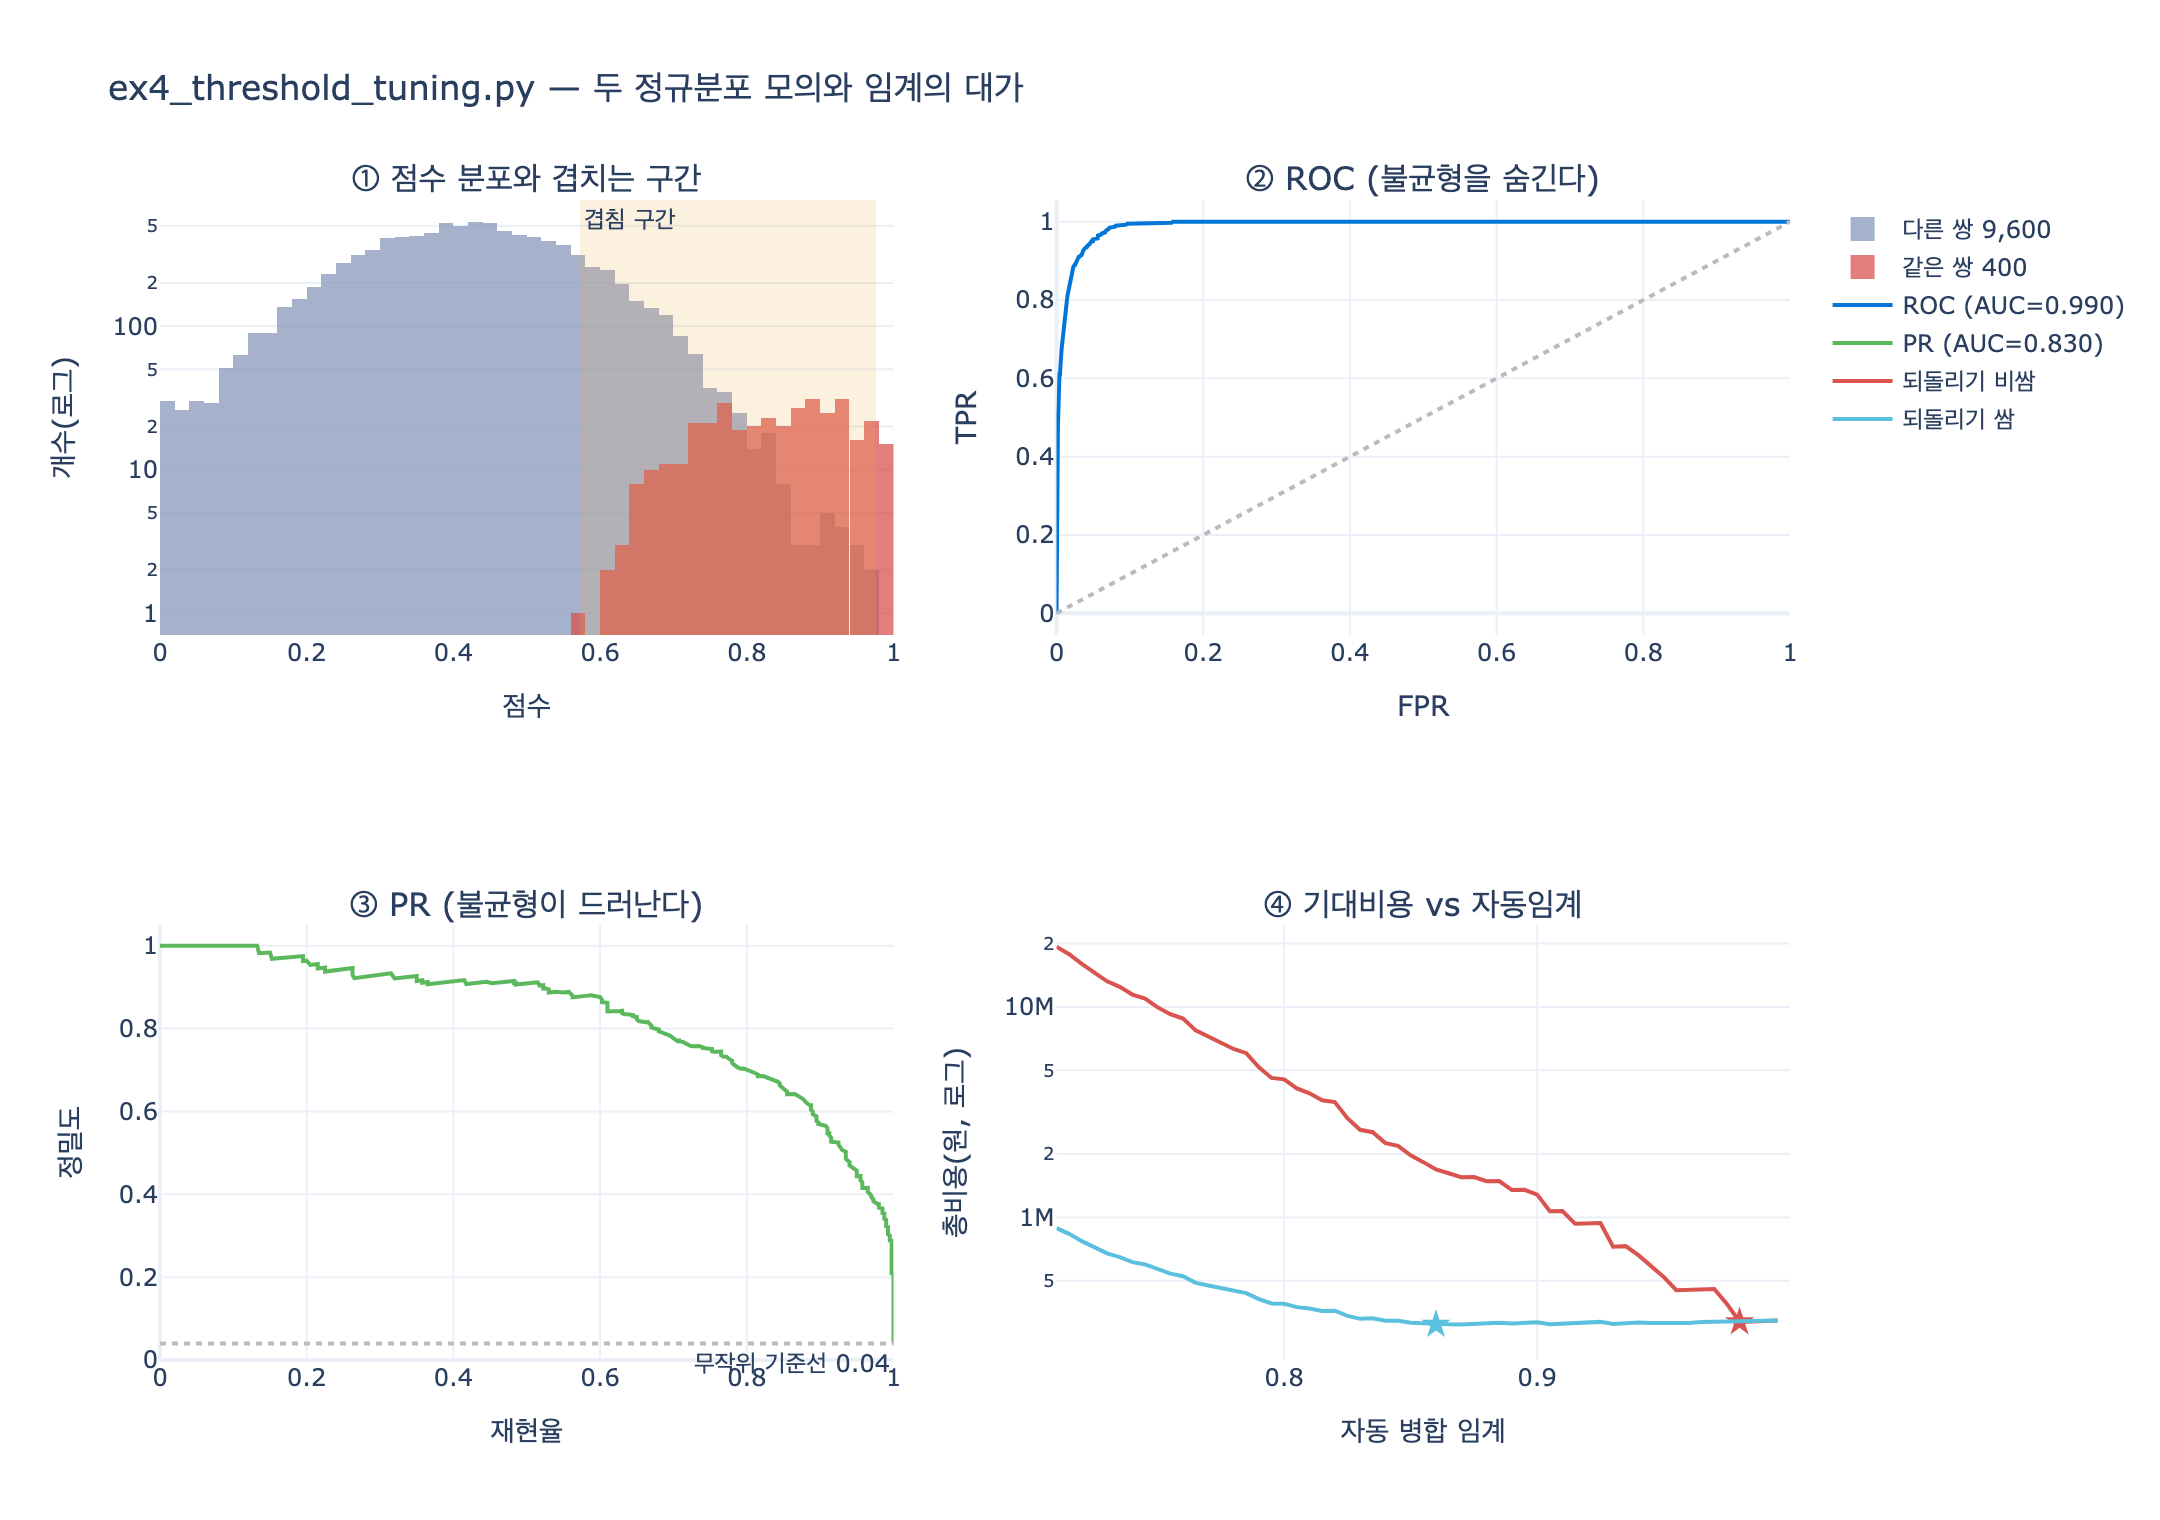

Python code for this plot:
# %% [markdown]
# # `ex4_threshold_tuning.py`는 점수 분포를 어떻게 모의하는가
#
# 정답 한 줄:
#
# > 같은 쌍 400개는 $N(0.86,\ 0.11^2)$, 다른 쌍 9,600개는 $N(0.42,\ 0.15^2)$인
# > 정규분포로 만들고, 두 분포가 **겹치는 구간**을 남겨 둔다.
#
# 핵심은 세 가지다.
#
# 1. **두 개의 정규분포**로 «같은 쌍」과 «다른 쌍」의 점수를 따로 뽑는다.
# 2. 평균이 $0.86$ 대 $0.42$로 떨어져 있지만 표준편차가 $0.11,\ 0.15$라
#    꼬리가 서로 침범한다 — 즉 **한 임계로는 절대 깔끔하게 못 자른다**.
# 3. 개수 비가 $400 : 9{,}600 = 4\% : 96\%$ 다. 이 **클래스 불균형**이
#    정밀도를 깎는 주범이다.
#
# 아래에서 asset의 시뮬레이션을 시드까지 그대로 재현하고,
# 임계 스윕 표 → 이론값 대조 → ROC/PR → 기대비용 최소화까지 밟아 본다.

# %%
# 필요 패키지: numpy, scipy, plotly, kaleido
#   pip install numpy scipy plotly kaleido
import os
import random

import numpy as np
from scipy.stats import norm


def _show(fig):
    try:
        from IPython import get_ipython
        if get_ipython() is not None:  # VSCode 셀/Jupyter에서만 렌더링
            fig.show()
    except ImportError:
        pass


try:
    _HERE = os.path.dirname(os.path.abspath(__file__))
except NameError:
    _HERE = os.getcwd()

print("준비 완료:", _HERE)
# 출력: 준비 완료: .../.fm/hints/846da6ba-8ab1-4868-9889-93251a0f6cdf


# %% [markdown]
# ## 1. asset의 시뮬레이션을 그대로 재현
#
# `ex4_threshold_tuning.py`의 해당 부분은 딱 네 줄이다.
#
# ```python
# random.seed(20260801)
# SAME = [min(1.0, max(0.0, random.gauss(0.86, 0.11))) for _ in range(400)]
# DIFF = [min(1.0, max(0.0, random.gauss(0.42, 0.15))) for _ in range(9_600)]
# ```
#
# - `random.gauss(mu, sigma)` — 평균 $\mu$, 표준편차 $\sigma$인 정규분포에서 한 개 뽑기.
# - `min(1.0, max(0.0, ...))` — 점수는 «닮은 정도」이므로 $[0,1]$ 밖으로 나가면 **자른다**(clip).
# - 시드를 박아 두었으니 몇 번 돌려도 같은 표가 나온다. 재현 가능한 실험의 최소 조건.

# %%
random.seed(20260801)

SAME = [min(1.0, max(0.0, random.gauss(0.86, 0.11))) for _ in range(400)]
DIFF = [min(1.0, max(0.0, random.gauss(0.42, 0.15))) for _ in range(9_600)]

same = np.array(SAME)
diff = np.array(DIFF)

print(f"같은 쌍 {len(SAME)}개  평균 {same.mean():.4f}  표준편차 {same.std(ddof=1):.4f}"
      f"  최소 {same.min():.4f}  최대 {same.max():.4f}")
print(f"다른 쌍 {len(DIFF):,}개  평균 {diff.mean():.4f}  표준편차 {diff.std(ddof=1):.4f}"
      f"  최소 {diff.min():.4f}  최대 {diff.max():.4f}")
print(f"양성 비율(=같은 쌍 비율) {len(SAME) / (len(SAME) + len(DIFF)):.2%}")
print(f"clip 으로 1.0 에 붙은 개수: {(same >= 1.0).sum()}개, "
      f"0.0 에 붙은 개수: {(diff <= 0.0).sum()}개")
# 출력: 같은 쌍 400개  평균 0.8495  표준편차 0.1022  최소 0.5722  최대 1.0000
# 출력: 다른 쌍 9,600개  평균 0.4208  표준편차 0.1513  최소 0.0000  최대 0.9760
# 출력: 양성 비율(=같은 쌍 비율) 4.00%
# 출력: clip 으로 1.0 에 붙은 개수: 34개, 0.0 에 붙은 개수: 21개
#
# 표본평균/표본표준편차가 지정값(0.86/0.11, 0.42/0.15) 근처에 붙는다.
# 다른 쌍은 0.4208/0.1513 로 거의 일치. 같은 쌍 평균이 0.8495 로 살짝 낮은 건
# **clip 때문**이다. 1.0 을 넘긴 34개가 전부 1.0 으로 눌리면서 평균을 끌어내린다.
# (표준오차는 각각 0.11/√400 ≈ 0.0055, 0.15/√9600 ≈ 0.0015)

# %% [markdown]
# ## 2. 겹치는 구간이 실제로 있는가
#
# 두 분포가 만나는 구간을 눈으로 확인한다.
# 「같은 쌍의 최솟값」과 「다른 쌍의 최댓값」 사이가 곧 **모호 구간**이다.

# %%
lo, hi = same.min(), diff.max()
print(f"같은 쌍 최솟값 {lo:.4f}  <  다른 쌍 최댓값 {hi:.4f}  → 구간 [{lo:.2f}, {hi:.2f}] 이 겹친다")

for t in (0.55, 0.65, 0.75, 0.85, 0.95):
    n_same = int((same >= t).sum())
    n_diff = int((diff >= t).sum())
    print(f"  임계 {t:.2f} 이상: 같은 쌍 {n_same:>3}개 / 다른 쌍 {n_diff:>4}개")
# 출력: 같은 쌍 최솟값 0.5722  <  다른 쌍 최댓값 0.9760  → 구간 [0.57, 0.98] 이 겹친다
# 출력:   임계 0.55 이상: 같은 쌍 400개 / 다른 쌍 1888개
# 출력:   임계 0.65 이상: 같은 쌍 390개 / 다른 쌍  638개
# 출력:   임계 0.75 이상: 같은 쌍 319개 / 다른 쌍  136개
# 출력:   임계 0.85 이상: 같은 쌍 211개 / 다른 쌍   24개
# 출력:   임계 0.95 이상: 같은 쌍  78개 / 다른 쌍    3개
#
# 임계 0.55 에서는 같은 쌍 400개를 다 잡지만 다른 쌍 1,888개가 같이 넘어온다 → 자동 병합하면 참사.
# 임계 0.95 로 올리면 다른 쌍은 3개뿐이지만 같은 쌍도 78개만 잡는다 → 322개를 놓친다.
# 겹침 구간이 [0.57, 0.98] 로 **점수 범위의 절반 가까이**다.
# «겹침이 있다」는 말은 곧 «한 임계로는 두 오류를 동시에 못 없앤다」는 말이다.

# %% [markdown]
# ## 3. 임계 스윕 — asset의 표를 복원
#
# asset은 임계를 **두 개** 둔다.
#
# - $s \ge \text{high}$ → 자동 병합
# - $s < \text{low}$ → 무시
# - $\text{low} \le s < \text{high}$ → 사람 검토
#
# 지표 정의는 이렇다. $S$는 같은 쌍(양성) 집합, $D$는 다른 쌍(음성) 집합.
#
# $$\text{TP} = |\{s \in S : s \ge \text{high}\}|,\quad
#   \text{FP} = |\{s \in D : s \ge \text{high}\}|$$
#
# $$\text{정밀도} = \frac{\text{TP}}{\text{TP}+\text{FP}},\qquad
#   \text{재현율} = \frac{\text{TP}}{|S|}$$
#
# 여기서 **FP = 오병합 수**, **FN = 놓침(= $s < \text{low}$ 인 양성)**,
# **사람 검토 = 두 임계 사이에 낀 전부**다.

# %%
def evaluate(high, low):
    tp = sum(1 for s in SAME if s >= high)
    fp = sum(1 for s in DIFF if s >= high)
    fn = sum(1 for s in SAME if s < low)
    review = sum(1 for s in SAME + DIFF if low <= s < high)
    prec = tp / (tp + fp) if tp + fp else 0.0
    rec = tp / len(SAME)
    return prec, rec, fp, fn, review


GRID = ((0.95, 0.80), (0.90, 0.70), (0.85, 0.55),
        (0.75, 0.55), (0.65, 0.50), (0.55, 0.50))

print(f"{'자동임계':>7} {'검토하한':>8} {'정밀도':>7} {'재현율':>7} "
      f"{'오병합':>7} {'놓침':>7} {'사람검토':>9}")
print("-" * 62)
rows = []
for high, low in GRID:
    p, r, fp, fn, rv = evaluate(high, low)
    rows.append((high, low, p, r, fp, fn, rv))
    print(f"{high:>7.2f} {low:>8.2f} {p:>7.3f} {r:>7.3f} {fp:>7,} {fn:>7,} {rv:>9,}")
# 출력:    자동임계     검토하한     정밀도     재현율     오병합      놓침      사람검토
# 출력: --------------------------------------------------------------
# 출력:    0.95     0.80   0.963   0.195       3     136       243
# 출력:    0.90     0.70   0.911   0.357      14      35       514
# 출력:    0.85     0.55   0.898   0.527      24       0     2,053
# 출력:    0.75     0.55   0.701   0.797     136       0     1,833
# 출력:    0.65     0.50   0.379   0.975     638       0     2,262
# 출력:    0.55     0.50   0.175   1.000   1,888       0     1,002
#
# 읽는 법 — 위에서 아래로 내려갈수록 «과감해진다».
#  - 0.95/0.80 → 정밀도 0.963, 오병합 3개. 대신 재현율 0.195 에 놓침 136개.
#    자동으로 처리한 게 78건뿐이니 «거의 다 사람에게 넘긴」 셈.
#  - 0.85/0.55 → 정밀도 0.898, 재현율 0.527. 놓침 0(모든 양성이 0.57 이상이라). 검토 2,053건.
#  - 0.75/0.55 → 재현율 0.797 로 뛰지만 오병합 136개. 정밀도 0.701 — 자동 병합 3건 중 1건이 오답.
#  - 0.55/0.50 → 재현율 1.000 이지만 정밀도 0.175. 자동 병합한 2,288건 중 1,888건이 «틀린 병합».
# 세 열(정밀도·오병합·사람검토)이 서로 반대로 움직인다. 공짜 점심이 없다는 게 표의 전부다.

# %% [markdown]
# ## 4. 이론값과 대조 — 정규분포 누적분포로 오류율 계산
#
# 시뮬레이션 숫자는 «표본」이다. 참값은 정규분포의 누적분포함수 $\Phi$로 바로 나온다.
# 표준화를 쓰면,
#
# $$P(S \ge t) = P\!\left(Z \ge \frac{t-\mu}{\sigma}\right) = 1 - \Phi\!\left(\frac{t-\mu}{\sigma}\right)$$
#
# 그래서 기대 개수는
#
# $$E[\text{TP}] = 400\left(1-\Phi\!\left(\tfrac{t-0.86}{0.11}\right)\right),\qquad
#   E[\text{FP}] = 9{,}600\left(1-\Phi\!\left(\tfrac{t-0.42}{0.15}\right)\right)$$
#
# clip 은 상관없다. $1.0$ 으로 잘린 값도 $t \le 1$ 이면 여전히 $t$ 이상이므로
# **위쪽 꼬리 확률은 clip 전과 같다**. (아래쪽도 마찬가지)

# %%
MU_S, SD_S, N_S = 0.86, 0.11, 400
MU_D, SD_D, N_D = 0.42, 0.15, 9_600

print(f"{'임계':>5} {'TP실측':>7} {'TP이론':>8} {'FP실측':>7} {'FP이론':>8} "
      f"{'정밀도실측':>10} {'정밀도이론':>10}")
print("-" * 64)
for t in (0.55, 0.65, 0.75, 0.85, 0.90, 0.95):
    tp_obs = int((same >= t).sum())
    fp_obs = int((diff >= t).sum())
    tp_th = N_S * norm.sf(t, MU_S, SD_S)       # sf = 1 - cdf (생존함수)
    fp_th = N_D * norm.sf(t, MU_D, SD_D)
    p_obs = tp_obs / (tp_obs + fp_obs) if tp_obs + fp_obs else 0.0
    p_th = tp_th / (tp_th + fp_th)
    print(f"{t:>5.2f} {tp_obs:>7} {tp_th:>8.1f} {fp_obs:>7} {fp_th:>8.1f} "
          f"{p_obs:>10.3f} {p_th:>10.3f}")
# 출력:    임계    TP실측     TP이론    FP실측     FP이론      정밀도실측      정밀도이론
# 출력: ----------------------------------------------------------------
# 출력:  0.55     400    399.0    1888   1853.4      0.175      0.177
# 출력:  0.65     390    388.7     638    600.9      0.379      0.393
# 출력:  0.75     319    336.5     136    133.5      0.701      0.716
# 출력:  0.85     211    214.5      24     19.9      0.898      0.915
# 출력:  0.90     143    143.2      14      6.6      0.911      0.956
# 출력:  0.95      78     82.7       3      2.0      0.963      0.977
#
# 이론과 실측이 잘 맞는다. 시뮬레이션은 «정규분포 가정을 표본으로 실현한 것」에 불과함이 확인된다.
# 어긋나는 곳은 전부 **꼬리**다. t=0.90 의 FP 기대값이 6.6 인데 실측 14 —
# 개수가 한 자릿수면 포아송 요동(표준편차 ≈ √6.6 ≈ 2.6)이 상대적으로 크다.
# 교훈 두 개:
#  1) 「오병합 0건 관측」은 「오병합 확률 0」이 아니다. 표본이 작아서 안 보였을 수 있다.
#  2) 그래서 임계는 관측 표뿐 아니라 **이론 꼬리 확률**로도 검산해야 한다.

# %% [markdown]
# ## 5. 클래스 불균형이 정밀도를 깎는 방식
#
# 각 쌍 하나만 보면 임계 $0.85$ 에서 다른 쌍이 넘어올 확률은
#
# $$1-\Phi\!\left(\frac{0.85-0.42}{0.15}\right) = 1-\Phi(2.87) \approx 0.0021$$
#
# 0.2%다. 아주 좋아 보인다. 그런데 다른 쌍이 **9,600개**다.
# $9{,}600 \times 0.00207 \approx 20$개가 넘어온다. 양성은 400개뿐이고
# 그중 임계를 넘는 건 약 214개니, 오병합 20개는 무시할 수 없다.
#
# 정밀도를 베이즈 형태로 쓰면 원인이 드러난다. 양성 비율(사전확률)을 $\pi$라 하면
#
# $$\text{정밀도} = \frac{\pi \cdot \text{TPR}}{\pi \cdot \text{TPR} + (1-\pi)\cdot \text{FPR}}$$
#
# $\pi$가 작아질수록 분모의 두 번째 항이 커진다. **분류기 성능은 그대로인데 정밀도만 떨어진다.**

# %%
def precision_at(t, pi):
    """양성 비율 pi 일 때의 이론 정밀도."""
    tpr = norm.sf(t, MU_S, SD_S)
    fpr = norm.sf(t, MU_D, SD_D)
    return pi * tpr / (pi * tpr + (1 - pi) * fpr)


print(f"{'임계':>5} {'TPR':>7} {'FPR':>8} | " + " ".join(f"{f'π={p:.0%}':>9}" for p in (0.5, 0.2, 0.04, 0.01)))
print("-" * 64)
for t in (0.65, 0.75, 0.85, 0.95):
    tpr, fpr = norm.sf(t, MU_S, SD_S), norm.sf(t, MU_D, SD_D)
    cells = " ".join(f"{precision_at(t, p):>9.3f}" for p in (0.5, 0.2, 0.04, 0.01))
    print(f"{t:>5.2f} {tpr:>7.3f} {fpr:>8.5f} | {cells}")
# 출력:    임계     TPR      FPR |     π=50%     π=20%      π=4%      π=1%
# 출력: ----------------------------------------------------------------
# 출력:  0.65   0.972  0.06260 |     0.939     0.795     0.393     0.136
# 출력:  0.75   0.841  0.01390 |     0.984     0.938     0.716     0.379
# 출력:  0.85   0.536  0.00207 |     0.996     0.985     0.915     0.723
# 출력:  0.95   0.207  0.00021 |     0.999     0.996     0.977     0.910
#
# 같은 임계 0.65 에서 정밀도가 0.939(균형) → 0.393(4%) → 0.136(1%) 로 무너진다.
# 분류기는 하나도 안 변했다. TPR 0.972, FPR 0.0626 는 세 열에서 동일하다.
# 바뀐 건 «후보 중 진짜의 비율」뿐이다.
# 임계 0.85 의 FPR 은 0.00207 — 0.2%다. 그런데 9,600 × 0.00207 ≈ 20개가 넘어온다.
# 실무 함의: 블로킹으로 후보 쌍 수를 줄이면(π 를 키우면) 같은 점수 모델로도 정밀도가 오른다.
# 14장이 블로킹(ex1)과 임계(ex4)를 같은 장에 둔 이유다.

# %% [markdown]
# ## 6. ROC 와 PR 곡선
#
# - **ROC**: $x=\text{FPR}$, $y=\text{TPR}$. 클래스 비율과 무관 → 불균형을 «숨긴다».
# - **PR**: $x=\text{재현율}$, $y=\text{정밀도}$. 불균형을 그대로 보여 준다.
#
# 불균형 문제에서 ROC-AUC만 보고 «성능 좋다」고 하면 낚인다. 아래 숫자가 그 증거다.

# %%
ts = np.linspace(0.0, 1.0001, 1001)
tpr_curve = np.array([(same >= t).mean() for t in ts])
fpr_curve = np.array([(diff >= t).mean() for t in ts])
tp_curve = tpr_curve * N_S
fp_curve = fpr_curve * N_D
with np.errstate(invalid="ignore", divide="ignore"):
    prec_curve = np.where(tp_curve + fp_curve > 0, tp_curve / (tp_curve + fp_curve), 1.0)

# AUC (FPR 증가 방향으로 정렬해 사다리꼴 적분)
order = np.argsort(fpr_curve)
roc_auc = np.trapezoid(tpr_curve[order], fpr_curve[order])
order_r = np.argsort(tpr_curve)
pr_auc = np.trapezoid(prec_curve[order_r], tpr_curve[order_r])

print(f"ROC-AUC = {roc_auc:.4f}   (1.0 이 완벽, 0.5 가 동전던지기)")
print(f"PR-AUC  = {pr_auc:.4f}   (양성 비율 0.04 가 무작위 기준선)")
print(f"두 정규분포의 이론 AUC = {norm.cdf((MU_S - MU_D) / np.hypot(SD_S, SD_D)):.4f}")
# 출력: ROC-AUC = 0.9903   (1.0 이 완벽, 0.5 가 동전던지기)
# 출력: PR-AUC  = 0.8300   (양성 비율 0.04 가 무작위 기준선)
# 출력: 두 정규분포의 이론 AUC = 0.9910
#
# ROC-AUC 0.990 — «거의 완벽한 모델»처럼 보인다. 실제로는 위 표에서 봤듯이
# 임계 0.65 에서 정밀도가 0.379 로 무너진다. ROC 는 그 사실을 전혀 안 보여 준다.
# PR-AUC 0.830 이 그보다 정직한 요약이다(무작위 기준선은 0.04).
# 이론 AUC 는 Φ((μ_S-μ_D)/√(σ_S²+σ_D²)) = Φ(0.44/0.1860) = Φ(2.366) = 0.9910 으로 바로 나온다.
# 시뮬레이션 0.9903 과 소수점 셋째 자리까지 맞는다 — 모의가 의도대로 됐다는 뜻.

# %% [markdown]
# ## 7. 기대비용 최소화 — «임계를 어디에 둘 것인가»
#
# asset이 준 숫자를 그대로 쓴다.
#
# - 사람 한 건 검토: 400원
# - 오병합 하나 수습: 2시간 ≈ 검토 180건 ≈ 72,000원
# - 놓침 하나: 여기서는 검토 5건(2,000원)으로 가정 — 나중에 발견되면 다시 붙이면 되니 싸다
#
# 총비용은
#
# $$C(\text{high}) = c_{\text{fp}}\cdot \text{FP}(\text{high}) + c_{\text{rv}}\cdot \text{Review}(\text{high}) + c_{\text{fn}}\cdot \text{FN}(\text{low})$$
#
# 이 함수를 임계에 대해 최소화하면 «어디」가 답으로 나온다.
# 되돌리기가 싸지면($c_{\text{fp}}$ 가 5분 ≈ 3,000원) 최적 임계가 어떻게 내려가는지도 본다.
# `low` 는 $0.70$ 으로 고정한다 — FN 은 `low` 만으로 정해지므로 `high` 최적화에는 상수다.

# %%
C_REVIEW, C_FN = 400, 2_000
LOW = 0.70
highs = np.round(np.arange(0.71, 0.996, 0.005), 3)

FN_FIXED = int((same < LOW).sum())   # low 로만 결정된다. high 와 무관.
print(f"놓침(FN) = {FN_FIXED}개 — low={LOW} 가 정하며 high 를 어디에 두든 변하지 않는다\n")


def cost_parts(h, c_fp):
    fp = int((diff >= h).sum())
    rv = int(((same >= LOW) & (same < h)).sum() + ((diff >= LOW) & (diff < h)).sum())
    return c_fp * fp, C_REVIEW * rv, C_FN * FN_FIXED, fp, rv


def cost_curve(c_fp):
    return np.array([sum(cost_parts(h, c_fp)[:3]) for h in highs], dtype=float)


for label, c_fp in (("되돌리기 비쌈 (2시간 = 72,000원)", 72_000),
                    ("되돌리기 쌈 (5분 = 3,000원)", 3_000)):
    print(label)
    print(f"  {'임계':>5} {'오병합':>6} {'검토':>6} {'오병합비용':>12} {'검토비용':>10} {'총비용':>12}")
    for h in (0.75, 0.80, 0.85, 0.90, 0.95, 0.99):
        c1, c2, c3, fp, rv = cost_parts(h, c_fp)
        print(f"  {h:>5.2f} {fp:>6,} {rv:>6,} {c1:>12,} {c2:>10,} {c1 + c2 + c3:>12,}")
    curve = cost_curve(c_fp)
    i = int(curve.argmin())
    h = float(highs[i])
    p, r, fp, fn, rv = evaluate(h, LOW)
    print(f"  → 최적 자동임계 {h:.3f}, 총비용 {curve[i]:,.0f}원 "
          f"(정밀도 {p:.3f} 재현율 {r:.3f} 오병합 {fp} 검토 {rv:,})\n")
# 출력: 놓침(FN) = 35개 — low=0.7 가 정하며 high 를 어디에 두든 변하지 않는다
# 출력:
# 출력: 되돌리기 비쌈 (2시간 = 72,000원)
# 출력:      임계    오병합     검토        오병합비용       검토비용          총비용
# 출력:    0.75    136    216    9,792,000     86,400    9,948,400
# 출력:    0.80     60    347    4,320,000    138,800    4,528,800
# 출력:    0.85     24    436    1,728,000    174,400    1,972,400
# 출력:    0.90     14    514    1,008,000    205,600    1,283,600
# 출력:    0.95      3    590      216,000    236,000      522,000
# 출력:    0.99      0    633            0    253,200      323,200
# 출력:   → 최적 자동임계 0.980, 총비용 318,800원 (정밀도 1.000 재현율 0.122 오병합 0 검토 622)
# 출력:
# 출력: 되돌리기 쌈 (5분 = 3,000원)
# 출력:      임계    오병합     검토        오병합비용       검토비용          총비용
# 출력:    0.75    136    216      408,000     86,400      564,400
# 출력:    0.80     60    347      180,000    138,800      388,800
# 출력:    0.85     24    436       72,000    174,400      316,400
# 출력:    0.90     14    514       42,000    205,600      317,600
# 출력:    0.95      3    590        9,000    236,000      315,000
# 출력:    0.99      0    633            0    253,200      323,200
# 출력:   → 최적 자동임계 0.860, 총비용 310,000원 (정밀도 0.910 재현율 0.502 오병합 20 검토 450)
#
# 되돌리기 비용이 24배(72,000 vs 3,000) 차이 나면 최적 임계가 0.980 → 0.860 으로 내려간다.
# 비싼 쪽: 0.75 의 총비용 995만 원 vs 0.99 의 32만 원 — 30배 차이. 오병합 항이 압도한다.
#         → «무조건 임계를 올린다»가 정답. 재현율 0.122 를 감수한다.
# 싼 쪽:   0.85~0.99 총비용이 31만 원대로 거의 평평하다.
#         → 임계를 내려도 손해가 없다. 재현율이 0.122 → 0.502 로 4배가 되는데 비용은 그대로.
# 「임계를 높게 잡는다」는 asset의 결론은 «되돌리기가 비싼 경우」의 답일 뿐이고,
# unmerge 가 대입 한 번(ex3)이면 계산이 뒤집힌다.
# 즉 임계는 «모델 성능»이 아니라 **비용 구조**가 정한다.

# %% [markdown]
# ## 8. 그림 — 겹침 / ROC / PR / 비용

# %%
import plotly.graph_objects as go
from plotly.subplots import make_subplots

fig = make_subplots(
    rows=2, cols=2,
    subplot_titles=("① 점수 분포와 겹치는 구간",
                    "② ROC (불균형을 숨긴다)",
                    "③ PR (불균형이 드러난다)",
                    "④ 기대비용 vs 자동임계"),
)

bins = dict(start=0.0, end=1.0, size=0.02)
fig.add_trace(go.Histogram(x=diff, xbins=bins, name="다른 쌍 9,600",
                           marker_color="#8899bb", opacity=0.75), row=1, col=1)
fig.add_trace(go.Histogram(x=same, xbins=bins, name="같은 쌍 400",
                           marker_color="#d9534f", opacity=0.75), row=1, col=1)
fig.add_vrect(x0=float(same.min()), x1=float(diff.max()), row=1, col=1,
              fillcolor="#f0ad4e", opacity=0.18, line_width=0,
              annotation_text="겹침 구간", annotation_position="top left")
fig.update_yaxes(type="log", title_text="개수(로그)", row=1, col=1)
fig.update_xaxes(title_text="점수", row=1, col=1)

fig.add_trace(go.Scatter(x=fpr_curve[order], y=tpr_curve[order], mode="lines",
                         name=f"ROC (AUC={roc_auc:.3f})",
                         line=dict(color="#0275d8")), row=1, col=2)
fig.add_trace(go.Scatter(x=[0, 1], y=[0, 1], mode="lines", showlegend=False,
                         line=dict(color="#bbbbbb", dash="dot")), row=1, col=2)
fig.update_xaxes(title_text="FPR", row=1, col=2)
fig.update_yaxes(title_text="TPR", row=1, col=2)

fig.add_trace(go.Scatter(x=tpr_curve, y=prec_curve, mode="lines",
                         name=f"PR (AUC={pr_auc:.3f})",
                         line=dict(color="#5cb85c")), row=2, col=1)
fig.add_hline(y=N_S / (N_S + N_D), row=2, col=1, line=dict(color="#bbbbbb", dash="dot"),
              annotation_text="무작위 기준선 0.04", annotation_position="bottom right")
fig.update_xaxes(title_text="재현율", row=2, col=1)
fig.update_yaxes(title_text="정밀도", range=[0, 1.05], row=2, col=1)

for label, c_fp, color in (("되돌리기 비쌈", 72_000, "#d9534f"),
                           ("되돌리기 쌈", 3_000, "#5bc0de")):
    curve = cost_curve(c_fp)
    fig.add_trace(go.Scatter(x=highs, y=curve, mode="lines", name=label,
                             line=dict(color=color)), row=2, col=2)
    i = int(curve.argmin())
    fig.add_trace(go.Scatter(x=[highs[i]], y=[curve[i]], mode="markers",
                             showlegend=False,
                             marker=dict(color=color, size=11, symbol="star")), row=2, col=2)
fig.update_xaxes(title_text="자동 병합 임계", row=2, col=2)
fig.update_yaxes(type="log", title_text="총비용(원, 로그)", row=2, col=2)

fig.update_layout(barmode="overlay", height=760, width=1080,
                  title_text="ex4_threshold_tuning.py — 두 정규분포 모의와 임계의 대가",
                  template="plotly_white")

_show(fig)
fig.write_image(os.path.join(_HERE, "expy.png"), scale=2)
print("저장:", os.path.join(_HERE, "expy.png"))
# 출력: 저장: .../.fm/hints/846da6ba-8ab1-4868-9889-93251a0f6cdf/expy.png

# %% [markdown]
# ## 정리
#
# | 질문 | 답 |
# |---|---|
# | 같은 쌍 | 400개, $N(0.86,\ 0.11^2)$, $[0,1]$ 로 clip |
# | 다른 쌍 | 9,600개, $N(0.42,\ 0.15^2)$, $[0,1]$ 로 clip |
# | 왜 정규분포 두 개? | 실제 점수 분포의 모양 — 높은 쪽/낮은 쪽에 몰리되 **겹친다** |
# | 왜 겹치게? | 겹침이 없으면 임계 하나로 끝난다. 겹치니까 «두 임계 + 사람」이 필요해진다 |
# | 왜 4 : 96? | 클래스 불균형. FPR 0.2%도 9,600을 곱하면 오병합 20건이 된다 |
# | 임계는 어떻게 정하나? | 모델 성능이 아니라 «오병합 수습 비용 : 검토 비용» 비율로 정한다 |
#
# 한 문장으로: **겹치는 두 정규분포 + 4% 양성 비율**로 «한 임계로는 못 자르는」 현실을
# 재현해, 임계 이동이 정밀도·재현율·사람 부담을 어떻게 맞바꾸는지 보게 만든 모의다.
